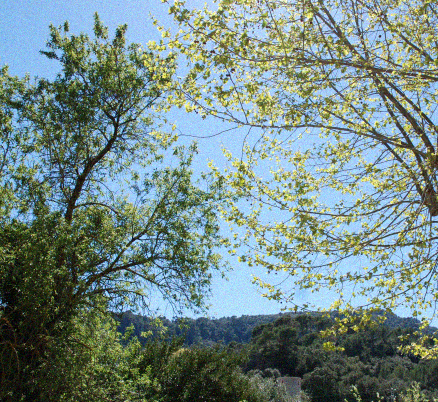
%> input picture NLM_RGB/NLM_RGB/treesNoisy_sigma10.png, 438 x 402 px; the run also reads 1 picture not shown here
$ octave advancedSection.m   (GNU Octave 9; MATLAB toolbox functions it lacks are replaced by stand-ins)
%> lines starting %> are read from the running program, lines starting %| are printed output that depends on the picture
### NLM_RGB/NLM_RGB/nonLocalMeans.m
function [result] = nonLocalMeans(image, sigma, h, patchSize, windowSize)

%REPLACE THIS

[rowNum, colNum, ~]=size(image);
dImg=double(image);

%pad image
windowR=floor(windowSize/2);
patchR=floor(patchSize/2);
extendSize=windowR+patchR;
extendImg=padarray(dImg,[extendSize,extendSize],'symmetric');

%find integral image of the difference
[patchNum, diff_ii]=getDiffIntegral(extendImg, windowSize);

for indexR=1:rowNum
    for indexC=1:colNum
        %get SSD matrix (windowSize x windowSize)
        movedRow=indexR+extendSize;
        movedCol=indexC+extendSize;      % get location of pixel in extended image corresponds to current pixel in original image
        SSD=getSSDmatrix(movedRow,movedCol,diff_ii,patchNum, patchSize);
        weight=computeWeighting(SSD, h, sigma, patchSize);
        window=extendImg(movedRow-windowR:movedRow+windowR,movedCol-windowR:movedCol+windowR,:);
        window=reshape(window,[windowSize*windowSize,3]);    % reshape window to match weights matrix's dimension
        result(indexR,indexC,:)=sum(window.*weight);
    end
end

result=uint8(result);
end

%function to get difference integral image for all possible offsets
function [counter,diff_ii]= getDiffIntegral(extendImg, windowSize)
    diff_ii=cell(windowSize*windowSize,1);
    windowR=floor(windowSize/2);
    counter=0;
    for offsetCol=-windowR:windowR
        for offsetRow=-windowR:windowR
            counter=counter+1;
            movedImg=imtranslate(extendImg,[-offsetCol,-offsetRow]);
            diff_ii{counter}=computeIntegralImage((extendImg-movedImg).^2);   %compute difference integral image
        end
    end
end

%function to get SSD of window
% [11 lines left out: function getSSDmatrix, not called in this run]

### NLM_RGB/NLM_RGB/advancedSection.m
%% Some parameters to set - make sure that your code works at image borders!
patchSize = 3;
sigma = [20, 5, 10]; % standard deviation (different for each image!)
h = 0.55; %decay parameter
windowSize = 9;

%TODO - Read an image (note that we provide you with smaller ones for
%debug in the subfolder 'debug' int the 'image' folder);
%Also unless you are feeling adventurous, stick with non-colour
%images for now.
%NOTE: for each image, please also read its CORRESPONDING 'clean' or
%reference image. We will need this later to do some analysis
%NOTE2: the noise level is different for each image (it is 20, 10, and 5 as
%indicated in the image file names)

%REPLACE THIS
%imageNoisy = imread('alleyNoisy_sigma20.png');   %3,7:28.75
%imageNoisy = imread('townNoisy_sigma5.png');     %3,9:36.18
imageNoisy = imread('treesNoisy_sigma10.png');    %3,5:28.80
%> imageNoisy is the input picture: size 402x438x3 uint8; mean R, G, B 116.1, 137.1, 134.5

%imageReference = imread('alleyReference.png');
%imageReference = imread('townReference.png');
 imageReference = imread('treesReference.png');

tic;
%TODO - Implement the non-local means functions
filtered = nonLocalMeans(imageNoisy, sigma(3), h, patchSize, windowSize);
%> in nonLocalMeans, `extendImg=padarray(dImg,[extendSize,extendSize],'symmetric');`:
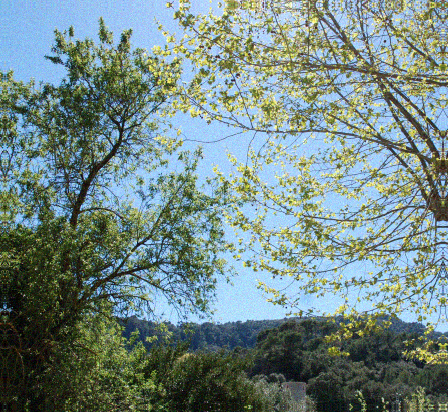
%> extendImg: size 412x448x3 double; mean R, G, B 115.4, 136.3, 133.7
%> after the loop in getDiffIntegral, `for offsetCol=-windowR:windowR`: counter = 81; diff_ii = 81 items
%> in nonLocalMeans, `[patchNum, diff_ii]=getDiffIntegral(extendImg, windowSize);`: patchNum = 81; diff_ii = 81 items
%> (the run ends here)
